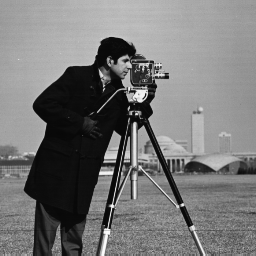
%> input picture exp4/cameraman.tif, 256 x 256 px
$ octave 4.m   (GNU Octave 9; MATLAB toolbox functions it lacks are replaced by stand-ins)
%> lines starting %> are read from the running program, lines starting %| are printed output that depends on the picture

clear all

clc;


filepath='cameraman.tif';                                        %%图像名称与路径

Info=imfinfo(filepath);                                     %%获取图片信息并判断是否为tif

tif='tif';

format=Info.Format;

if  (strcmp(format ,tif)==0)

    disp('载入的不是tif图像，请确认载入的数据');                  %%确保载入的图像是tiff图像

end

Slice=size(Info,1);                                            %%获取图片z向帧数

Width=Info.Width;

Height=Info.Height;

Image=zeros(Height,Width,Slice);

angel=pi/6;

r=3;

for i=1:Slice

    Image(:,:,i)=imread(filepath,i);                                  %%一层一层的读入图像
%> Image: size 256x256 double; min 7, max 253, mean 118.7; mean of the top-left, top-right, bottom-left and bottom-right quarters 119.9, 153.8, 75.8, 125.4

end

subimage=rotation(Image,Height,Width,angel);

rsubimage=rescale(subimage,Height,Width,r);

set (gcf,'Position',[500 ,500 ,256 ,256] );

imshow(uint8(rsubimage),'border','tight','initialmagnification','fit');

F=getframe(gcf);

imwrite(F.cdata, 'C:\Users\Sebastian\Desktop\61518218沈书杨.tif');

close;

function[grey_scale]=linear(ima,x,y)

    if(x==fix(x) && y==fix(y))

        grey_scale=ima(x,y);

    elseif(x~=fix(x) && y==fix(y))

        grey_scale=(x-fix(x))*ima(ceil(x),y)+(ceil(x)-x)*ima(fix(x),y);

    elseif(x==fix(x) && y~=fix(y))

        grey_scale=(y-fix(y))*ima(x,ceil(y))+(ceil(y)-y)*ima(x,fix(y));

    else

        grey_scale=(x-fix(x))*(ceil(y)-y)*ima(ceil(x),fix(y))+(ceil(x)-x)*(ceil(y)-y)*ima(fix(x),fix(y))+(x-fix(x))*(y-fix(y))*ima(ceil(x),ceil(y))+(ceil(x)-x)*(y-fix(y))*ima(fix(x),ceil(y));

    end

end

function[subima]=rotation(ima,height,width,an)
%> called with height = 256, width = 256, an = 0.524

    subima=zeros(height,width);

    center=[(1+width)/2;(1+height)/2];

    for i=1:height

        for j=1:width

            ox=[cos(an),-sin(an)]*([j;i]-center)+(1+width)/2;

            oy=[sin(an),cos(an)]*([j;i]-center)+(1+height)/2;

            if(ox<=width && ox>=1 && oy<=height && oy>=1)

                subima(j,i)=linear(ima,ox,oy);

            elseif(fix(ox)==width && ceil(oy)~=1)

                subima(j,i)=(ceil(ox)-ox)*(ceil(oy)-oy)*ima(fix(ox),fix(oy))+(ceil(ox)-ox)*(oy-fix(oy))*ima(fix(ox),ceil(oy));

            elseif(fix(oy)==width && ceil(ox)~=1)

                subima(j,i)=(ceil(ox)-ox)*(ceil(oy)-oy)*ima(fix(ox),fix(oy))+(ox-fix(ox))*(ceil(oy)-oy)*ima(ceil(ox),fix(oy));

            elseif(ceil(ox)==1 && ceil(oy)~=1)

                subima(j,i)=(ox-fix(ox))*(ceil(oy)-oy)*ima(ceil(ox),fix(oy))+(ox-fix(ox))*(oy-fix(oy))*ima(ceil(ox),ceil(oy));

            elseif(ceil(oy)==1 && ceil(ox)~=1)

                subima(j,i)=(ceil(ox)-ox)*(oy-fix(oy))*ima(fix(ox),ceil(oy))+(ox-fix(ox))*(oy-fix(oy))*ima(ceil(ox),ceil(oy));

            else

                subima(j,i)=0;

            end

        end

    end
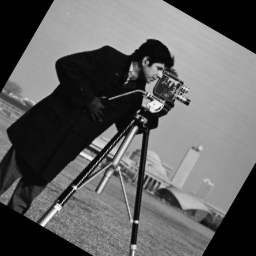
%> subima: size 256x256 double; min 0, max 251.7, mean 97.3

end

function[subima]=rescale(ima,height,width,re)
%> called with height = 256, width = 256, re = 3

    subima=zeros(height,width);

    center=[(1+width)/2;(1+height)/2];

    for i=1:height

        for j=1:width

            ox=[1/re,0]*([j;i]-center)+(1+width)/2;

            oy=[0,1/re]*([j;i]-center)+(1+height)/2;

            subima(j,i)=linear(ima,ox,oy);

        end

    end
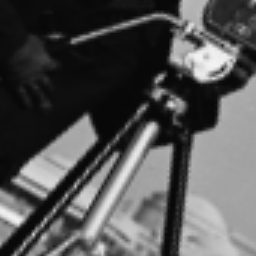
%> subima: size 256x256 double; min 8, max 243.8, mean 84.1

end
